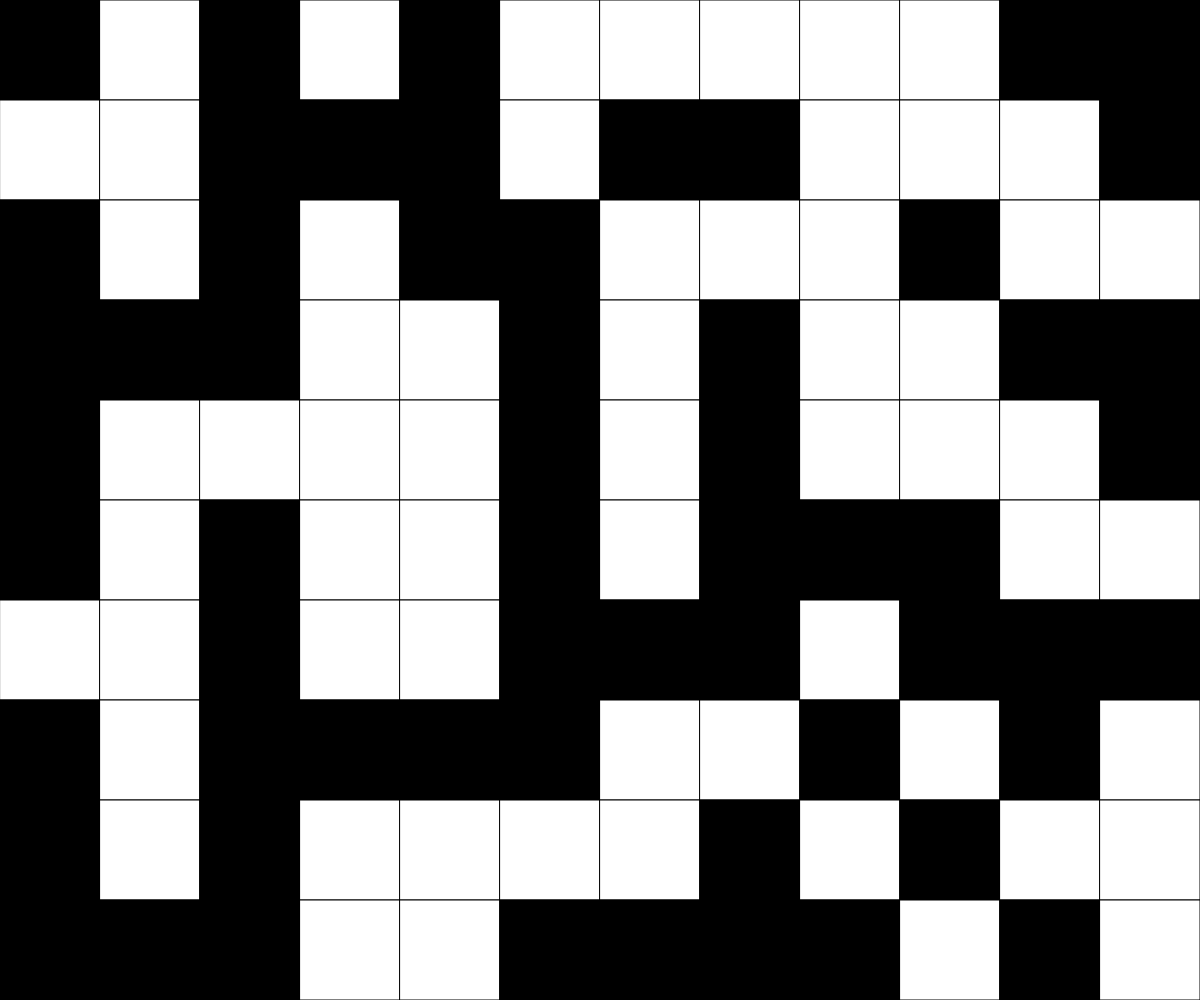
Frame 1 (no input)
Frame 60 (no input): identical to frame 1, image omitted
Frame 120 (the mouse pressed at the canvas centre since frame 60): identical to frame 1, image omitted

The p5.js sketch that drew this single still picture (run headless with seeded random() and noise() and a simulated clock; from frame 60 on, the mouse is pressed at the canvas centre):

// p5.js sketch
// ── sketch.js
// Project Title
// Your Name
// Date
//
// Extra for Experts:
// - describe what you did to take this project "above and beyond"

let grid;
const CELL_SIZE = 100;
let squaresX;
let squaresY;

function setup() {
  setupGrid();
}

function windowResized(){
  setupGrid();
}

function setupGrid(){
  createCanvas(windowWidth, windowHeight);
  squaresX = Math.ceil(width/CELL_SIZE);
  squaresY = Math.ceil(height/CELL_SIZE);
  grid = generateRandomGrid();
}

function keyPressed(){
  if (key === "r"){
    grid = generateRandomGrid();
  }
  else if (key === "e"){
    grid = generateGrid();
  }
}

function toggleCell(x, y){
  if (x <squaresX && x>=0 && y<squaresY && y>=0){
    if (grid[y][x]){
      grid[y][x] = 0;
    }
    else{
      grid[y][x] = 1;
    }
  }
}

function toggleNeighbours(x,y){
  toggleCell(x,y);
  toggleCell(x,y+1);
  toggleCell(x,y-1);
  toggleCell(x-1,y);
  toggleCell(x+1,y);
}

function generateGrid(){
  let newGrid = [];

  for (let y = 0; y < squaresY; y++){
    newGrid.push([]);
    for (let x = 0; x<squaresX; x++){
      newGrid[y].push(0);
    }
  }

  return newGrid;
}

function generateRandomGrid(){
  let newGrid = [];

  for (let y = 0; y < squaresY; y++){
    newGrid.push([]);
    for (let x = 0; x<squaresX; x++){
      let number = Math.round(random());
      newGrid[y].push(number);
    }
  }

  return newGrid;
}

function draw() {
  background(220);
  displayGrid();
}

function displayGrid(){
  for (let y = 0; y <squaresY; y++){
    for (let x=0; x<squaresX; x++){
      fill(255-255*grid[y][x]);
      square(x*CELL_SIZE, y*CELL_SIZE, CELL_SIZE);
    }
  }
}

function mouseDragged(){
  y = Math.floor(mouseY/CELL_SIZE);
  x = Math.floor(mouseX/CELL_SIZE);
  toggleNeighbours(x, y);
}
